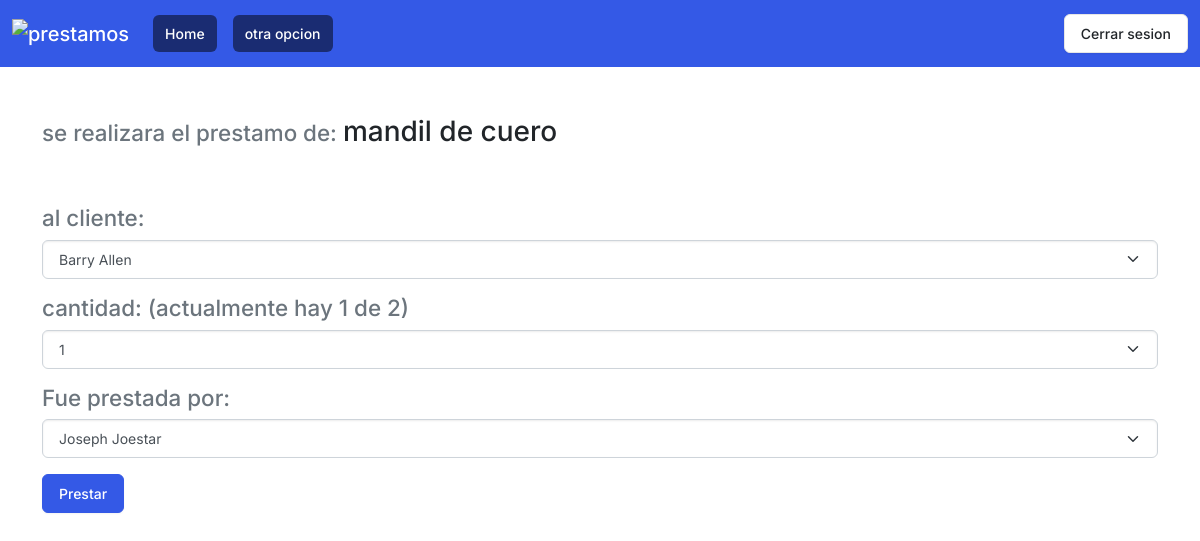
/registro/prestar_herramienta.php?id=4, run on the app's committed database.
### tables this page shows
create table herramientas (
    idHerramienta numeric (4)primary key not null,
    herramienta varchar(40) not null,
    cantidad numeric(4) default 0,
    max  numeric(4) default 1
);

### registro/prestar_herramienta.php (the view, shortened to what this page needs)
<?php
include_once("../registro/barra_navegacion.php");
$con = conectar();
$id = $_GET['id'];
$sql = "SELECT * FROM herramientas WHERE idHerramienta='$id'";
$query = mysqli_query($con, $sql);
$herramienta = mysqli_fetch_array($query);
$sqlAlumno = "SELECT * FROM alumnos a order by a.nombres asc";
$alumno = mysqli_query($con, $sqlAlumno);
$sqlUsuario = "SELECT * FROM usuarios u order by u.nombre asc";
$usuario = mysqli_query($con, $sqlUsuario);
$cantidadActual = intval($herramienta["cantidad"]);
$cantidTotal = intval($herramienta["max"]);
$res = " ";
for ($i = 1; $i <= $cantidadActual; $i++) {
    $res .= "<option value= '$i'>$i</option>";
}
?>
<!DOCTYPE html>
<html lang="en">
<head>
    <link rel="stylesheet" href="../estilos/zephyr.css">
    <link rel="stylesheet" href="../estilos/normalize.css">
</head>
<body>
    <div class="container mt-5">
        <form action="prestar_a_alumno.php" method="POST">
            <h3><small class="text-muted">se realizara el prestamo de: </small><?php echo $herramienta['herramienta'] ?></h3>
            <br><br>
            <h3><small class="text-muted">al cliente: </small></h3>
            <select aria-label="cliente" class="form-select text center mb-3" name="cliente" id="cliente">
                <?php foreach ($alumno as $alumnos) : ?>
                    <option value="<?php echo $alumnos['numControl'] ?>"><?php echo $alumnos['nombres'] . " " . $alumnos['apellidos'] ?></option>
                <?php endforeach ?>
            </select>
            <h3><small class="text-muted">cantidad: (actualmente hay <?php echo $cantidadActual ?> de <?php echo $cantidTotal ?>)</small></h3>
            <select aria-label="cantidad" class="form-select text center mb-3" name="cantidad" id="cantidad">
                <?php echo $res ?>
            </select>
            <h3><small class=" text-muted">Fue prestada por: </small></h3>
            <select aria-label="encargado" class="form-select text center mb-3" name="encargado" id="encargado">
                <?php foreach ($usuario as $usuarios) : ?>
                    <option value="<?php echo $usuarios['idusuario'] ?>"><?php echo $usuarios['nombre'] . " " . $usuarios['apellido'] ?></option>
                <?php endforeach ?>
            </select>
            <input type="submit" class="btn btn-primary btn-block" value="Prestar">
        </form>
</body>
</html>

### data on the page
herramientas: herramienta "mandil de cuero", cantidad "1", max "2"

### other printed values
form field cliente "Barry Allen"
form field cantidad "1"
form field encargado "Joseph Joestar"
